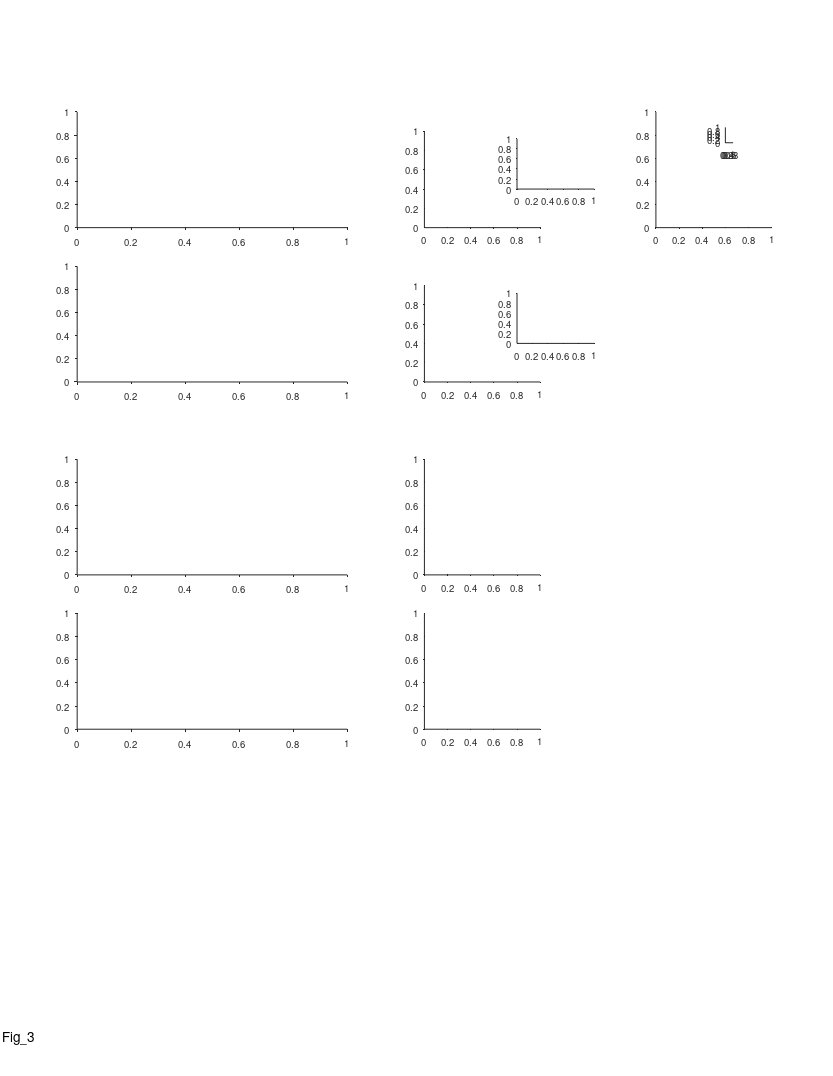

This figure's MATLAB source: (Note: this script raises an error after producing the figure.)
%% Large Scale - fig 3

%%
clear 
clc

%% define output files
res_dir = 'L:\paper_figures';
mkdir(res_dir)
fig_name_str = 'Fig_3';
fig_caption_str = 'Place cells are distributed uniformly across the tunnel, with slight over-representation at particular landmarks';
log_name_str = [fig_name_str '_log_file' '.txt'];
log_name_str = strrep(log_name_str , ':', '-');
log_name_str = strrep(log_name_str , ' ', '_');
log_name_out = fullfile(res_dir, log_name_str);

%% open log file
diary off
diary(log_name_out)
diary on
disp('Log file');
disp(['created: ', datestr(clock)]);
disp('======================================================');
disp([fig_name_str ':' fig_caption_str]);
disp('======================================================');
disp('');

%% create figure
% =========================================================================
% figure_size_cm = [21.0 29.7]; % ~A4
figure_size_cm = [21.6 27.9]; % ~US letter
figure ;
% Some WYSIWYG options:
set(gcf,'DefaultAxesFontSize',7);
set(gcf,'DefaultAxesFontName','helvetica');
set(gcf,'DefaultAxesUnits','centimeters');
set(gcf,'PaperType','usletter')
% set(gcf,'PaperType','<custom>');
set(gcf,'PaperUnits','centimeters','PaperPosition',[0 0 figure_size_cm]);
set(gcf,'PaperOrientation','portrait');
set(gcf,'Units','centimeters','Position',get(gcf,'paperPosition')+[0 0 0 0]); % position on screen...
set(gcf, 'Renderer', 'painters');
set(groot, 'defaultAxesTickDir', 'out');
set(groot,  'defaultAxesTickDirMode', 'manual');
annotation('textbox', [0.5 1 0 0], 'String',fig_name_str, 'HorizontalAlignment','center','Interpreter','none', 'FitBoxToText','on');
pause(0.2); % workaround to solve matlab automatically changing the axes positions...

% create panels
panel_A_size = [7 3];
panel_B_size = [3 2.5];
panel_C_size = [7 3];
panel_D_size = [3 3];
panel_A(1) = axes('position', [ 2 22 panel_A_size]);
panel_A(2) = axes('position', [ 2 18 panel_A_size]);
panel_B(1) = axes('position', [11 22 panel_B_size]);
panel_B(2) = axes('position', [11 18 panel_B_size]);
panel_D(1) = axes('position', [ 2 13 panel_C_size]);
panel_D(2) = axes('position', [ 2  9 panel_C_size]);
panel_E(1) = axes('position', [11 13 panel_D_size]);
panel_E(2) = axes('position', [11  9 panel_D_size]);
panel_C(1) = axes('position', [ 17 22 3 3]);
panel_B_legend(1) = axes('position', [13.4 23 2 1.3]);
panel_B_legend(2) = axes('position', [13.4 19 2 1.3]);
panel_C_legend(1) = axes('position', [18.8 24.2 0.2 0.4]);

%% load population data
% =========================================================================
prm = PARAMS_GetAll();
cells_t = DS_get_cells_summary();
bats = [79,148,34,9861,2289];
cells_t(~ismember(cells_t.bat, bats ),:) = [];
cells = cellfun(@(c)(cell_load_data(c,'details')), cells_t.cell_ID, 'UniformOutput',0);
cells = [cells{:}];
cells = [cells.details];
cells(~contains({cells.brain_area}, 'CA1')) = [];
cells(~ismember([cells.ClusterQuality], [2])) = [];
cells = cellfun(@(c)(cell_load_data(c,'details','meanFR')), {cells.cell_ID}, 'UniformOutput',0);
cells = [cells{:}];
cells_details = [cells.details];
cells_ID = {cells_details.cell_ID};
meanFR = [cells.meanFR];
cells_ID([meanFR.all]>prm.inclusion.interneuron_FR_thr)=[];
clear cells stats cells_details cells_t
cells = cellfun(@(c)(cell_load_data(c,'details','stats','meanFR','stats','inclusion','signif','fields','FR_map')), cells_ID, 'UniformOutput',0);
cells = [cells{:}];
whos cells

% load LM data
exp_ID = 'b2289_d180615';
exp = exp_load_data(exp_ID,'LM');
LM = exp.LM;
LM( contains({LM.name},{'ball','enter'}) ) = [];

%% panel A - field pos CDF
% =========================================================================
% figure
for ii_dir = 1:2
%     subplot(1,2,ii_dir)
    axes(panel_A(ii_dir));
    cla
    hold on
    
    % arrange data
    signif = cat(1,cells.signif);
    cells_dir = cells([signif(:,ii_dir).TF]);
    fields = cellfun(@(x)(x{ii_dir}), {cells_dir.fields},'UniformOutput',0);
    fields =[fields{:}];
    fields( [fields.in_low_speed_area] ) = [];
    length(fields)
    
    % plot LM
    for ii_LM=1:length(LM)
        x = LM(ii_LM).pos_proj;
        name = LM(ii_LM).name;
        plot(repelem(x,2), [0 1], '-', 'color', 0.7.*[1 1 1], 'LineWidth',0.5);
    end
    % legend for LM
    if ii_dir==1
        plot([130 140]+5, 1.2*[1 1], 'Clipping','off', 'color', 0.7.*[1 1 1], 'LineWidth',1.2);
        text(147, 1.2, 'Landmarks', 'FontSize',7, 'HorizontalAlignment','left');
    end
    
    % plot cdf
    h = cdfplot([fields.loc]);
    h.Color = prm.graphics.colors.flight_directions{ii_dir};
    h.LineWidth = 0.9;
    title('')
    ha=gca;
    ha.GridLineStyle = 'none';
    
    % labels & graphics
    xlabel('Position (m)', 'Units','normalized','Position',[0.5 -0.14]);
    ylabel({'Cumulative';'fraction'}, 'Units','normalized','Position',[-0.025 0.5]);
    xlim([0 200])
    ylim([0 1])
    ha= gca;
    ha.TickDir='out';
    ha.TickLength = [0.015 0.015];
    ha.XTick = [0:50:200];
    ha.YTick = [0 1];
    ha.XRuler.TickLabelGapMultiplier = -0.3;
    ha.YRuler.TickLabelGapMultiplier = 0.001;
end

axes(panel_A(1));
text(-0.13,1.1, 'A', 'Units','normalized','FontWeight','bold');

%% add arrows indicating over-represented LM
if 0
axes(panel_A(1));
xa = [70 80] - 1;
ya = [0.45 0.4] + 0.01;
[xaf,yaf] = ds2nfu(xa,ya);
h=annotation('arrow', xaf,yaf);
h.HeadWidth=5;
h.HeadLength = 5;
h.LineStyle='none';

axes(panel_A(2));
xa = [70 80] - 1;
ya = [0.45 0.4] + 0.04;
[xaf,yaf] = ds2nfu(xa,ya);
h=annotation('arrow', xaf,yaf);
h.HeadWidth=5;
h.HeadLength = 5;
h.LineStyle='none';
end



%% panel B - field vs. LM position
% =========================================================================
% figure
for ii_dir = 1:2
%     subplot(1,2,ii_dir)
    axes(panel_B(ii_dir));
    cla('reset')
    hold on
    
    %% arrange data - same as in panel C
    signif = cat(1,cells.signif);
    cells_dir = cells([signif(:,ii_dir).TF]);
    fields = cellfun(@(x)(x{ii_dir}), {cells_dir.fields},'UniformOutput',0);
    fields =[fields{:}];
    switch ii_dir
        case 1
            start_ind = 1;
            end_ind = 2;
            interp_next = 'next';
            interp_prev = 'previous';
        case 2
            start_ind = 2;
            end_ind = 1;
            interp_next = 'previous';
            interp_prev = 'next';
    end
    edges = cat(1,fields.edges_prc);
    [fields.start] = disperse(edges(:,start_ind));
    [fields.end]   = disperse(edges(:,end_ind  ));
  
    [fields.LM_nearest_by_peak]  = disperse(interp1( [LM.pos_proj], [LM.pos_proj], [fields.loc]  , 'nearest'));
    [fields.LM_nearest_by_start] = disperse(interp1( [LM.pos_proj], [LM.pos_proj], [fields.start] , 'nearest'));
    [fields.LM_nearest_by_end]   = disperse(interp1( [LM.pos_proj], [LM.pos_proj], [fields.end]   , 'nearest'));
    [fields.LM_next_by_peak]  = disperse(interp1( [LM.pos_proj], [LM.pos_proj], [fields.loc]  , interp_next));
    [fields.LM_next_by_start] = disperse(interp1( [LM.pos_proj], [LM.pos_proj], [fields.start] , interp_next));
    [fields.LM_next_by_end]   = disperse(interp1( [LM.pos_proj], [LM.pos_proj], [fields.end]   , interp_next));
    [fields.LM_prev_by_peak]  = disperse(interp1( [LM.pos_proj], [LM.pos_proj], [fields.loc]  , interp_prev));
    [fields.LM_prev_by_start] = disperse(interp1( [LM.pos_proj], [LM.pos_proj], [fields.start] , interp_prev));
    [fields.LM_prev_by_end]   = disperse(interp1( [LM.pos_proj], [LM.pos_proj], [fields.end]   , interp_prev));
    
    % remove fields near balls
    fields([fields.in_low_speed_area])=[];
    fields(isnan([fields.LM_nearest_by_peak])) = [];
    
    %% shuffle!
    rng(0);
    shuffle = struct();
    shuffle.n = 10000;
    limits = [min([LM.pos_proj]) max([LM.pos_proj])];
%     limits = prm.fields.valid_speed_pos;
    M = [[fields.loc];[fields.start];[fields.end]];
    shifts = rand(size(M,2), shuffle.n);
    shifts = shifts .* diff(limits);
    shifts = shiftdim(shifts,-1);
    M = M + shifts;
    M = reshape(M,size(M,1), []); % pool shuffles x fields together
    % circularly correct according to the peak
    peaks_corrected = limits(1) + mod(M(1,:), diff(limits));
    shift_correction = peaks_corrected - M(1,:);
    M = M + shift_correction;
    % remove shuffled fields same as we removed real fields 
    invalid = M(1,:)<limits(1) | M(1,:)>limits(2);
    M(:,invalid) = [];
    shuffle.peaks = M(1,:);
    shuffle.start = M(2,:);
    shuffle.end   = M(3,:);
    % get relevant landmarks
    shuffle.LM_nearest_by_peak  = interp1([LM.pos_proj], [LM.pos_proj], shuffle.peaks, 'nearest');
    shuffle.LM_nearest_by_start = interp1([LM.pos_proj], [LM.pos_proj], shuffle.start, 'nearest');
    shuffle.LM_nearest_by_end   = interp1([LM.pos_proj], [LM.pos_proj], shuffle.end,   'nearest');
    shuffle.LM_next_by_peak  = interp1([LM.pos_proj], [LM.pos_proj], shuffle.peaks, interp_next);
    shuffle.LM_next_by_start = interp1([LM.pos_proj], [LM.pos_proj], shuffle.start, interp_next);
    shuffle.LM_next_by_end   = interp1([LM.pos_proj], [LM.pos_proj], shuffle.end,   interp_next);
    shuffle.LM_prev_by_peak  = interp1([LM.pos_proj], [LM.pos_proj], shuffle.peaks, interp_prev);
    shuffle.LM_prev_by_start = interp1([LM.pos_proj], [LM.pos_proj], shuffle.start, interp_prev);
    shuffle.LM_prev_by_end   = interp1([LM.pos_proj], [LM.pos_proj], shuffle.end,   interp_prev);
        
    %% plot 
    c = prm.graphics.colors.flight_directions{ii_dir};
    x1 = [fields.loc] - [fields.LM_nearest_by_peak];
    h1 = histogram( x1 );
    h1.Normalization = 'pdf';
%     h1.NumBins = h1.NumBins * 2;
    h1.FaceColor = c;
    x2 = shuffle.peaks - shuffle.LM_nearest_by_peak;
    h2 = histogram( x2 );
%     h2.BinEdges = h1.BinEdges;
    h2.Normalization = 'pdf';
    h2.DisplayStyle = 'stairs';
    h2.EdgeColor = 'k';
    h2.LineWidth = 2;
    [H,P,KSSTAT] = kstest2(x1,x2);
    text(1.07,1.03,sprintf('P_{KS} = %.2f',P),'Units','normalized','HorizontalAlignment','right','VerticalAlignment','top','FontSize',8);
    xline(0,'-','LineWidth',2);
    
    % labels & graphics
    ha= gca;
    ha.TickDir='out';
    ha.TickLength = [0.03 0.03];
    ha.YTick = ha.YLim;
    ha.XRuler.TickLabelGapMultiplier = -0.5;
%     ha.YRuler.TickLabelGapMultiplier = -0.04;
    ha.YRuler.TickLabelGapOffset = 2.2;
    xlabel({'Distance of fields';'to nearest landmark (m)'}, 'Units','normalized','Position',[0.5 -0.13])
    ylabel({'Probability';'density function'}, 'Units','normalized','Position',[-0.08 0.5])
end

axes(panel_B(1));
text(-0.3,1.3, 'B', 'Units','normalized','FontWeight','bold');

%% add panel B legend
for ii_dir = 1:2
    axes(panel_B_legend(ii_dir));
    cla
    hold on
    patch([1 1 2 2], 2*[1 1 1 1]+.3*[-1 1 1 -1], prm.graphics.colors.flight_directions{ii_dir},'EdgeColor','k');
    plot([1 2],      1*[1 1], 'k','LineWidth',2);
    text(2.6, 2, 'Data','FontSize',7,'HorizontalAlignment','left');
    text(2.6, 1, 'Shuffle','FontSize',7,'HorizontalAlignment','left');
    ha = annotation('arrow');
    ha.Parent = gca;
    ha.X = [0 2]+5.5;
    if ii_dir==2
        ha.X = flip(ha.X);
    end
    ha.Y = [2 2];
    ha.LineWidth  = 1;
    ha.HeadWidth  = 5;
    ha.HeadLength = 5;
    ha.Color = prm.graphics.colors.flight_directions{ii_dir};
    xlim([0 10]);
    ylim([0 4]);
    set(gca,'Visible','off');
end

%% panel C - field size vs. pos
% =========================================================================
% figure
for ii_dir = 1:2
%     subplot(1,2,ii_dir)
    axes(panel_D(ii_dir));
    cla
    hold on
    
    % arrange data
    signif = cat(1,cells.signif);
    cells_dir = cells([signif(:,ii_dir).TF]);
    fields = cellfun(@(x)(x{ii_dir}), {cells_dir.fields},'UniformOutput',0);
    fields =[fields{:}];
    fields( [fields.in_low_speed_area] ) = [];
    
    % graphical options
    y_clipping = 20;
    
    % plot LM
    for ii_LM=1:length(LM)
        x = LM(ii_LM).pos_proj;
        name = LM(ii_LM).name;
        plot(repelem(x,2), [0 y_clipping], '-', 'color', 0.7.*[1 1 1], 'LineWidth',0.5);
    end
    
    % plot scatter - field size vs. position
    c = prm.graphics.colors.flight_directions{ii_dir};
    x = [fields.loc];
    y = [fields.width_prc];
    y(y>y_clipping) = y_clipping;
%     plot(x,y,'.','MarkerSize',4, 'Color',c);
    plot(x(y< y_clipping), y(y< y_clipping),'.','MarkerSize',4, 'Color',c);
    plot(x(y>=y_clipping), y(y>=y_clipping),'o','MarkerSize',2, 'Color',c);
%     yline(20)
    
    % labels & graphics
    xlabel('Position (m)', 'Units','normalized','Position',[0.5 -0.14]);
    ylabel('Field size (m)', 'Units','normalized','Position',[-0.05 0.5]);
    ha= gca;
    ha.TickDir='out';
    ha.TickLength = [0.015 0.015];
    ha.XTick = [0:50:200];
    ha.YLim = [0 y_clipping];
    ha.YTick = ha.YLim;
    ha.XRuler.TickLabelGapMultiplier = -0.3;
    ha.YRuler.TickLabelGapOffset = 2.2;
end

axes(panel_D(1));
text(-0.13,1.12, 'D', 'Units','normalized','FontWeight','bold');


%% panel D - field size - near vs. far from LM
% =========================================================================
axes(panel_E(1));
text(-0.3,1.12, 'E', 'Units','normalized','FontWeight','bold');
for ii_dir = 1:2
    axes(panel_E(ii_dir));
%     cla('reset')
    hold on
    
    %% arrange data
    signif = cat(1,cells.signif);
    cells_dir = cells([signif(:,ii_dir).TF]);
    fields = cellfun(@(x)(x{ii_dir}), {cells_dir.fields},'UniformOutput',0);
    fields =[fields{:}];
    switch ii_dir
        case 1
            start_ind = 1;
            end_ind = 2;
            interp_next = 'next';
            interp_prev = 'previous';
        case 2
            start_ind = 2;
            end_ind = 1;
            interp_next = 'previous';
            interp_prev = 'next';
    end
    edges = cat(1,fields.edges_prc);
    [fields.start] = disperse(edges(:,start_ind));
    [fields.end]   = disperse(edges(:,end_ind  ));
  
    [fields.LM_nearest_by_peak]  = disperse(interp1( [LM.pos_proj], [LM.pos_proj], [fields.loc]  , 'nearest'));
    [fields.LM_nearest_by_start] = disperse(interp1( [LM.pos_proj], [LM.pos_proj], [fields.start] , 'nearest'));
    [fields.LM_nearest_by_end]   = disperse(interp1( [LM.pos_proj], [LM.pos_proj], [fields.end]   , 'nearest'));
    [fields.LM_next_by_peak]  = disperse(interp1( [LM.pos_proj], [LM.pos_proj], [fields.loc]  , interp_next));
    [fields.LM_next_by_start] = disperse(interp1( [LM.pos_proj], [LM.pos_proj], [fields.start] , interp_next));
    [fields.LM_next_by_end]   = disperse(interp1( [LM.pos_proj], [LM.pos_proj], [fields.end]   , interp_next));
    [fields.LM_prev_by_peak]  = disperse(interp1( [LM.pos_proj], [LM.pos_proj], [fields.loc]  , interp_prev));
    [fields.LM_prev_by_start] = disperse(interp1( [LM.pos_proj], [LM.pos_proj], [fields.start] , interp_prev));
    [fields.LM_prev_by_end]   = disperse(interp1( [LM.pos_proj], [LM.pos_proj], [fields.end]   , interp_prev));
    
    % remove fields near balls
    fields([fields.in_low_speed_area])=[];
    fields(isnan([fields.LM_nearest_by_peak])) = [];
    
    %% plot 
    c = prm.graphics.colors.flight_directions{ii_dir};
    x = abs([fields.loc] - [fields.LM_nearest_by_peak]);
    y = [fields.width_prc];
%     thr = median(x);
    thr = 5;
    y1 = y(x<thr);
    y2 = y(x>=thr);
    
    fprintf('y1: n=%d/%d (%2.0f%%)\r',length(y1),length(y),100*length(y1)/length(y));
    fprintf('y2: n=%d/%d (%2.0f%%)\r',length(y2),length(y),100*length(y2)/length(y));
    
    nBins = 25;
    h1 = histogram( y1 );
    h1.NumBins = nBins;
    h1.Normalization = 'pdf';
    h1.DisplayStyle = 'stairs';
    h1.EdgeColor = c;
    h1.LineWidth = 1;
    h2 = histogram( y2 );
    h2.NumBins = nBins;
    h2.Normalization = 'pdf';
    h2.DisplayStyle = 'stairs';
    h2.EdgeColor = c;
    h2.LineWidth = 2;
    [H,P,KSSTAT] = kstest2(y1,y2);
    text(0.85,0.96,sprintf('P_{KS} = %.2f',P),'Units','normalized','HorizontalAlignment','right','VerticalAlignment','top','FontSize',8);
    
    % labels & graphics
    ha= gca;
    ha.TickDir='out';
    ha.TickLength = [0.03 0.03];
    ha.YTick = ha.YLim;
    ha.XLim = [0 20];
    ha.XRuler.TickLabelGapMultiplier = -0.3;
%     ha.YRuler.TickLabelGapMultiplier = 0.001;
    ha.YRuler.TickLabelGapOffset = 2.2;
    xlabel('Field size (m)', 'Units','normalized','Position',[0.5 -0.13]);
    ylabel({'Probability';'density function'}, 'Units','normalized','Position',[-0.08 0.5]);
%     legend_pos = [ha.Position([1 2])+[2.2 0.5].*ha.Position([3 4]) 0.1 0.03];
%     legend({'<thr';'>thr'},'Location','eastoutside','Units','centimeters','Position',legend_pos);
%     text(2.2,0.15, {"thr="+thr;...
%                     sprintf('y1: n=%d/%d (%2.0f%%)',length(y1),length(y),100*length(y1)/length(y));...
%                     sprintf('y2: n=%d/%d (%2.0f%%)',length(y2),length(y),100*length(y2)/length(y))
%         }, 'Units','normalized','HorizontalAlignment','center');
    
    % add legend
    leg_ax = axes('position', [ha.Position([1 2])+[0.65 0.5].*ha.Position([3 4]) [0.2 0.3].*ha.Position([3 4])]);
    hold on
    plot([1 2],[1 1], 'Color',c, 'LineWidth',1);
    plot([1 2],[2 2], 'Color',c, 'LineWidth',2);
    xlim([0 3]);
    ylim([0 3]);
    text(2.5,1, "Distance < "+thr+"m",'FontSize',7);
    text(2.5,2, "Distance > "+thr+"m",'FontSize',7);
%     text(3,1, "Distance$<$"   +thr+"m",'FontSize',7,'Interpreter','latex')
%     text(3,2, "Distance$\geq$"+thr+"m",'FontSize',7,'Interpreter','latex')
    set(gca,'Visible','off');
end


%%
axes(panel_C);
cla('reset')
hold on
text(-0.5,1.12, 'C', 'Units','normalized','FontWeight','bold');

gaps = [];
for ii_cell = 1:length(cells)
    cell = cells(ii_cell);
    for ii_dir=1:2
        if ~cell.signif(ii_dir).TF
            continue;
        end
        fields = cell.fields{ii_dir};
        fields([fields.in_low_speed_area]) = [];
        gaps = [gaps abs(diff([fields.loc]))];
    end
end

hh=histogram(gaps);
hh.FaceColor = 0.5*[1 1 1];
hh.BinEdges = 0:11:140; % 8 or 11 - good , 16 - maybe good. we chose 11
hh.Normalization = 'pdf';
gaps_exp_fit=expfit(gaps);

x = 0.5*(hh.BinEdges(1:end-1)+hh.BinEdges(2:end));
y1 = exppdf(x,gaps_exp_fit);
y2 = hh.Values;
plot(x,y1,'LineWidth',2,'Color','k');
% [fitobject,gof,output] = fit(x',y2','exp1');
% gof.rsquare
% We decided to NOT report the GOF for this panel

x = hh.BinEdges;
y = exppdf(hh.BinEdges,gaps_exp_fit);
plot(x,y,'LineWidth',2,'Color','k');

hax=gca;
hax.YScale = 'log';
% hax.YScale = 'linear';
hax.YLim(1) = 0.0001;
hax.YLim(2) = 0.1;
% ha.YLim = [0.7e0 240];
hax.XTick = [0:50:200];
hax.YTick = 10.^[-4 -3 -2 -1 0];
hax.YTickLabel = {'10^{ -4}'; '10^{ -3}'; '10^{ -2}'; '10^{ -1}'; '10^{ 0}'};
hax.TickDir='out';
hax.TickLength = [0.03 0.03];
hax.XRuler.TickLabelGapMultiplier = -0.3;
hax.YRuler.TickLabelGapMultiplier = 0.001;
xlabel('Gap between fields (m)','Units','normalized','Position',[0.5 -0.14]);
ylabel({'Probability';'density function'},'Units','normalized','Position',[-0.26 0.5])

% add legend
axes(panel_C_legend);
cla('reset');
hold on
patch([1 1 2 2], 2*[1 1 1 1]+.3*[-1 1 1 -1], 0.5*[1 1 1],'EdgeColor','k');
plot([1 2],      1*[1 1], 'k','LineWidth',2);
text(2.6, 2, 'Data','FontSize',7,'HorizontalAlignment','left');
text(2.6, 1, 'Exponential fit','FontSize',7,'HorizontalAlignment','left');
hax=gca;
hax.Visible='off';


%% add direction arrows
arrow_x = 0.1 +[0 0.05];
arrow_y = repelem(0.96,2);
clear h
h(1)=annotation('arrow',arrow_x,      arrow_y+0.008,  'Color', prm.graphics.colors.flight_directions{1});
h(2)=annotation('arrow',flip(arrow_x),arrow_y      ,  'Color', prm.graphics.colors.flight_directions{2});
[h.HeadWidth] = disperse([5 5]);
[h.HeadLength] = disperse([5 5]);






%% print/save the figure
fig_name_out = fullfile(res_dir, fig_name_str);
print(gcf, fig_name_out, '-dpdf', '-cmyk', '-painters');
% print(gcf, fig_name_out, '-dtiff', '-cmyk', '-painters');
% saveas(gcf , fig_name_out, 'fig');
disp('figure was successfully saved to pdf/tiff/fig formats');







%%

